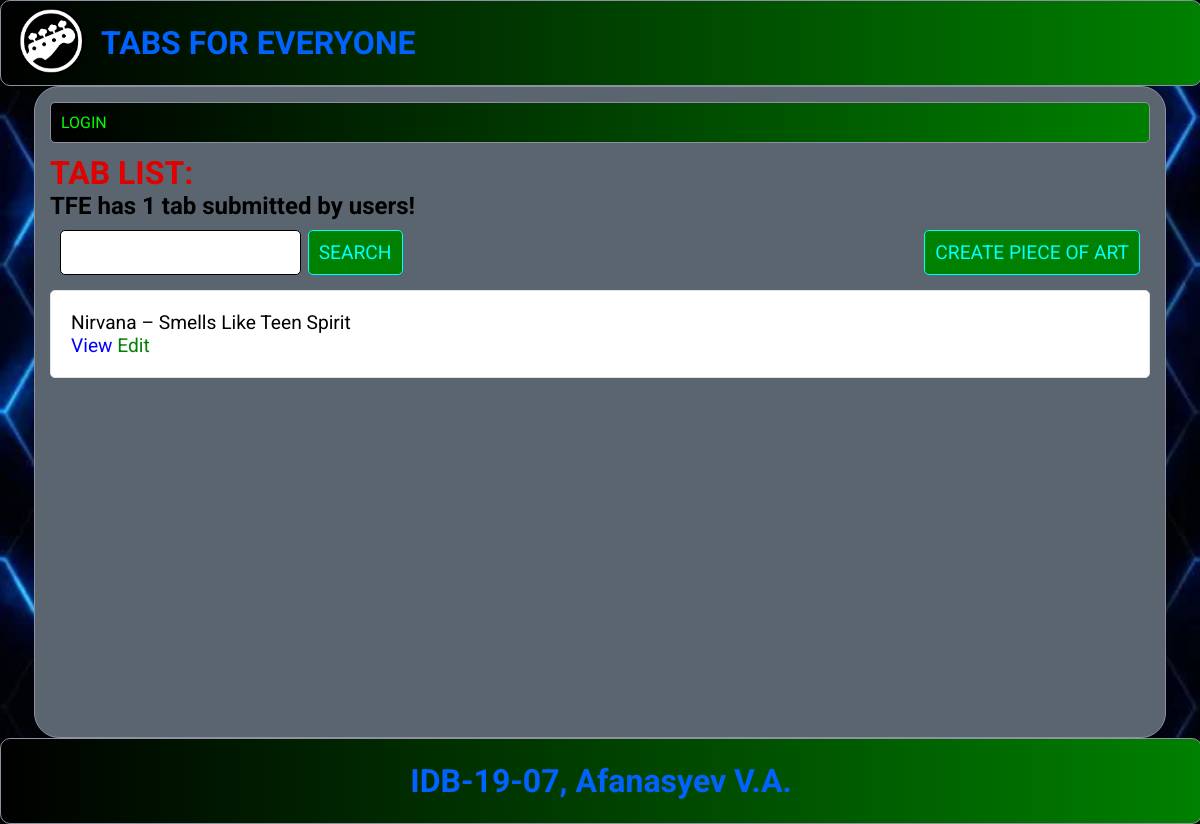
Before: / with the older database file.
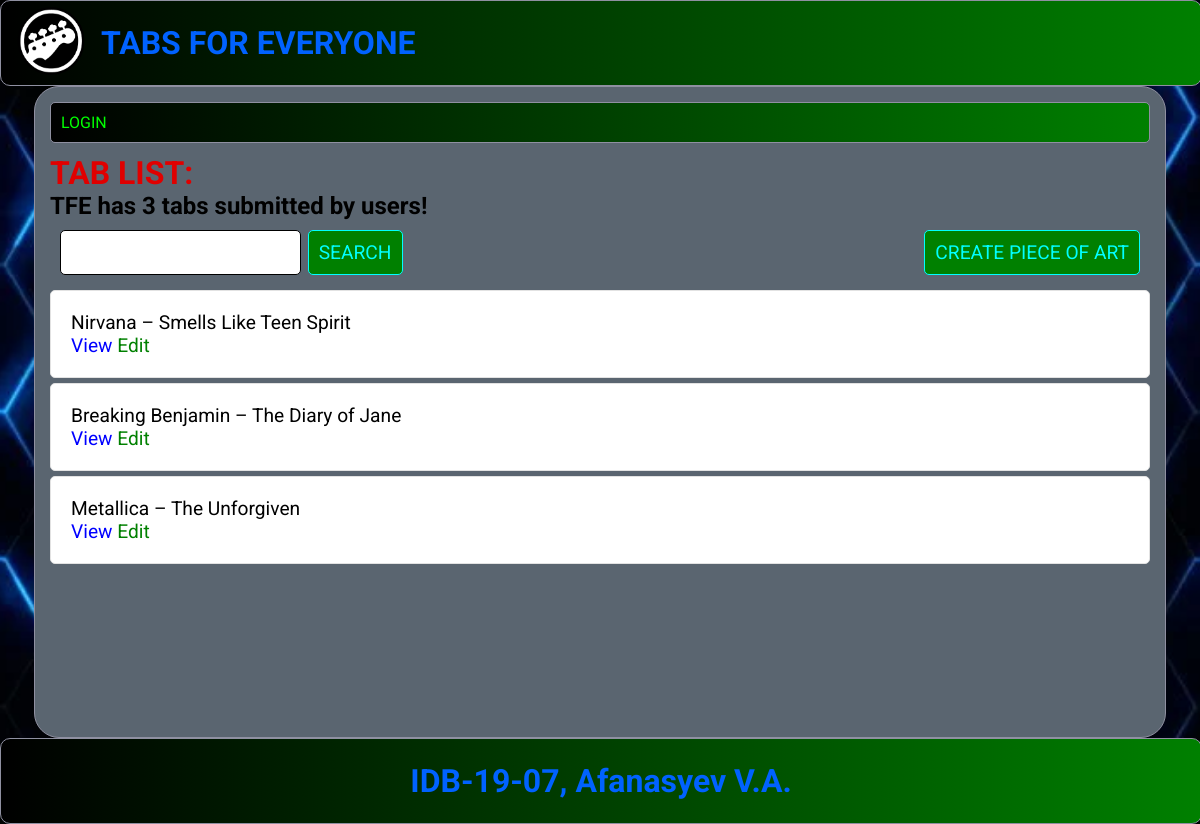
After: the same page with the newer database file.
### tfe/models.py (models this page shows, shortened)
class Tab(models.Model):
    user = models.ForeignKey(User, on_delete=models.CASCADE, null=True, blank=True)
    time = models.DateTimeField(auto_now_add=True)
    band = models.CharField(max_length=100)
    album = models.CharField(max_length=100, null=True)
    title = models.CharField(max_length=100)
    instrument = models.CharField(max_length=100)
    description = models.TextField(null=True, blank=True)
    tab_image = models.ImageField(upload_to='images/')
    audio_file = models.FileField()

### tfe/views.py (the view)
# urls.py: path('', TabList.as_view(), name='tabs'),
class TabList(ListView):
    model = Tab
    context_object_name = 'tabs'
    template_name = 'tfe/index.html'
    def get_context_data(self, *, object_list=None, **kwargs):
        context = super().get_context_data(**kwargs)
        context['tab_count'] = context['tabs'].count()
        title_search_input = self.request.GET.get('search_area') or ''
        if title_search_input:
            context['tabs'] = context['tabs'].filter(
                title__startswith=title_search_input,
            )
        context['title_search_input'] = title_search_input
        return context

### tfe/templates/tfe/index.html
{% extends 'tfe/main.html' %}
{% block content %}
    <div class="user-bar">
        {% if request.user.is_authenticated %}
            <p>YOU ARE LOGGED IN AS: {{ request.user }}</p>
            <a href="{% url 'tfe:logout' %}">LOGOUT</a>
        {% else %}
            <a href="{% url 'tfe:login' %}">LOGIN</a>
        {% endif %}
    </div>
    <h1 style="color: #e00000" class="tab-list-text">TAB LIST:</h1>
    {% if tab_count > 0 %}
        <h2>TFE has {{ tab_count }} tab{{ tab_count|pluralize:"s" }} submitted by users!</h2>
    {% else %}
        <h2>TFE has 0 tab{{ tab_count|pluralize:"s" }} submitted by users!</h2>
    {% endif %}
    <div class="search-create-wrapper">
        <form method="GET" class="search-area">
            <input type="text" name="search_area" value="{{ search_input }}">
            <input style="margin-left: 2%;" class="custom-button" type="submit" value="SEARCH">
        </form>
        <a class="custom-button" href="{% url 'tfe:tab_create' %}">CREATE PIECE OF ART</a>
    </div>
    <div class="tab-list-wrapper">
        {% for tab in tabs %}
            <div class="tab-wrapper">
                <div class="tab-band-title">
                    <p>{{ tab.band }} – {{ tab.title }}</p>
                    <a style="color: blue" href="{% url 'tfe:tab' tab.id %}">View</a>
                    <a style="color: green" href="{% url 'tfe:tab_update' tab.id %}">Edit</a>
                </div>
            </div>
            {% empty %}
                <h3>No tabs in list</h3>
        {% endfor %}
    </div>
{% endblock content %}

### tfe/templates/tfe/main.html (shortened to what this page needs)
<!DOCTYPE html>
<html>
<head>
	{% load static %}
	{% load static %}
	<link rel="stylesheet" type="text/css" href="{% static 'tfe/style.css' %}">
</head>
<body>
	<div class="wrapper">
		<div class="header-bar">
			<div>
				<a href="{% url 'tfe:tabs' %}">
					<img src="{% static 'tfe/images/bass_guitar_logo.png' %}" alt="logo" width="100px" height="100px">
				</a>
			</div>
			<h1 style="color: #0062ff;">TABS FOR EVERYONE</h1>
		</div>
		<div class="container">
			{% block content %}{% endblock content %}
		</div>
		<footer class="footer-bar">
			<div>
				<h1 style="color: #0062ff">IDB-19-07, Afanasyev V.A.</h1>
			</div>
		</footer>
	</div>
</body>
</html>

### tfe/static/tfe/style.css (style rules this page uses)
* { margin: 0; padding: 0; font-family: 'Roboto', sans-serif; text-decoration: none; }
html { height: 100%; }
body { height: 88%; overflow-x: hidden; background: url("images/bg_image.jpg") no-repeat center center fixed; -webkit-background-size: cover; -moz-background-size: cover; -o-background-size: cover; background-size: cover; }
input[type=text], input[type=password], textarea { border: 1px solid; border-radius: 5px; padding: 10px; font-size: 120%; }
a { color: lime; }
.wrapper { position: relative; height: 100%; }
.header-bar { position: relative; width: 100%; height: 12%; border: 1px solid #8f90a1; border-radius: 10px; background-color: white; display: flex; align-items: center; background: linear-gradient(90deg, black, green); }
.container { position: relative; max-width: 1100px; min-height: 88%; margin: auto; padding: 15px; border: 1px solid #8f90a1; border-radius: 25px; background-color: #5a6570; }
.footer-bar { position: relative; width: 100%; height: 12%; border-radius: 10px; border: 1px solid #8f90a1; background-color: white; display: flex; justify-content: space-around; align-items: center; background: linear-gradient(90deg, black, green); }
.user-bar { display: flex; justify-content: space-between; color: lime; padding: 10px; border-radius: 5px; border: 1px solid #8f90a1; background: linear-gradient(90deg, black, green); }
.tab-list-text { margin-top: 1%; }
.search-create-wrapper { display: flex; justify-content: space-between; align-items: center; padding: 10px; }
.search-area { display: flex; }
.custom-button { background-color: green; border: 1px solid; border-radius: 5px; color: aqua; padding: 10px; cursor: pointer; font-size: 120%; }
.tab-wrapper { display: flex; justify-content: space-between; align-items: center; padding: 20px; background-color: white; border: 1px solid rgb(226, 226, 226); border-radius: 5px; margin-top: 5px; }
.tab-band-title { font-size: 120%; }

Changed rows visible on the page:
added Tab: band "Breaking Benjamin", title "The Diary of Jane"
added Tab: band "Metallica", title "The Unforgiven"
Other visible differences:
{{ tab_count }}: "1" → "3"
